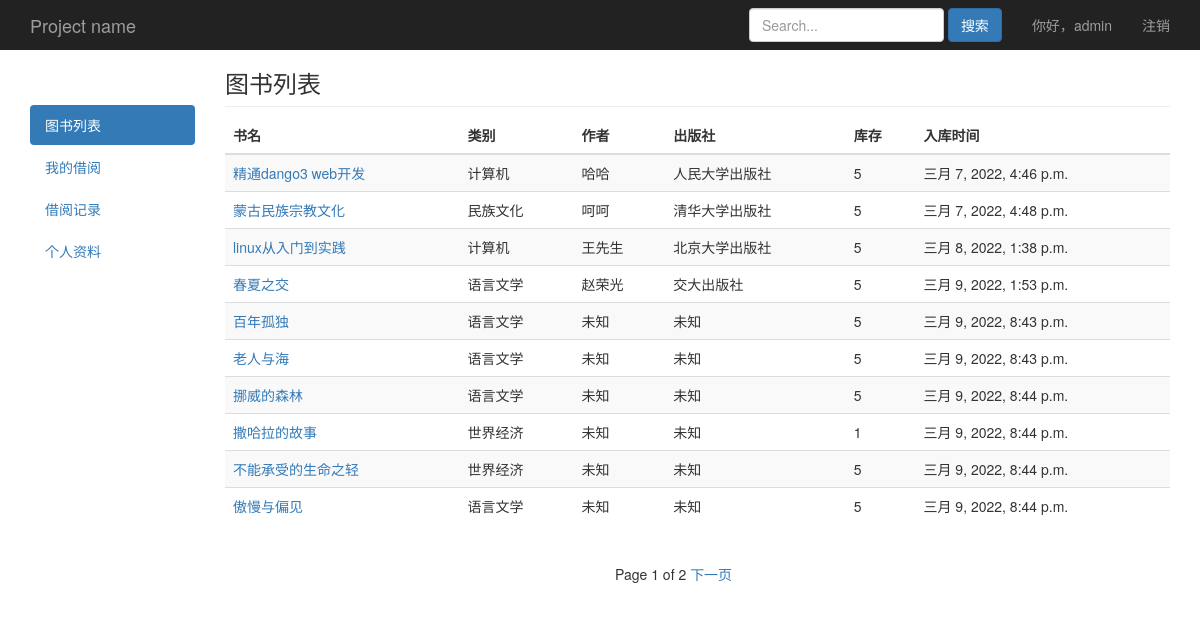
/book/list/ (signed in), run on an earlier commit of the app's database.
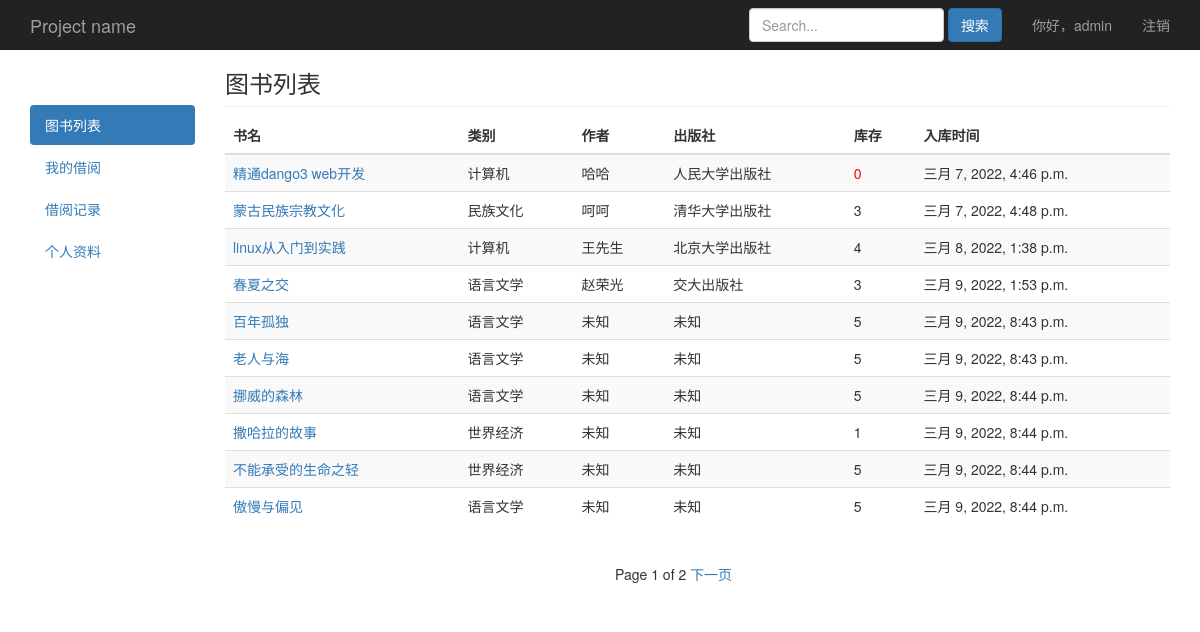
And on a later commit of the database.
### book/models.py (models this page shows, shortened)
class Book(models.Model):
    name = models.CharField(max_length=30,blank=False,verbose_name='书名')
    category = models.ForeignKey(Category,on_delete=models.CASCADE,default='',blank=False,related_name='books_category',verbose_name='类别')
    author = models.CharField(max_length=30,null=True,blank=False,verbose_name='作者')
    publisher = models.CharField(max_length=30,null=True,blank=False,verbose_name='出版社')
    count = models.IntegerField(default=1,verbose_name='库存')
    img = models.ImageField(upload_to='book_img/%Y/%m/%d/',blank=True,null=True,default='book_img/default.jpg',verbose_name='书籍图片')
    content = models.TextField(null=True,blank=True,verbose_name='内容简介')
    create_time = models.DateTimeField(auto_now_add=True,verbose_name='入库时间')
    class Meta:
        verbose_name_plural = '图书列表'

class Category(models.Model):
    name = models.CharField(max_length=20,blank=True,verbose_name='图书类别')
    class Meta:
        verbose_name_plural = '图书类别'
    def __str__(self):
        return self.name

### book/views.py (the view)
# urls.py: path('book/list/',views.list,name='book_list'),
@login_required
def list(request):
	obj_book = Book.objects.all()
	paginator = Paginator(obj_book,10)
	page = request.GET.get('page')
	try:
		obj_book = paginator.page(page)
	except PageNotAnInteger:
		obj_book = paginator.page(1)
	except EmptyPage:
		obj_book = paginator.page(paginator.num_pages)
	return render(request,'book/list.html',locals())

### book/models.py (called while the page is built)
    def __str__(self):
        return self.username

### book/templates/book/list.html (shortened to what this page needs)
{% extends "book/base.html" %}
{% block nav %}
<ul class="nav nav-pills nav-stacked">
  <li class="active"><a href="/">图书列表<span class="sr-only">(current)</span></a></li>
  <li><a href="/book/myborrow/">我的借阅</a></li>
  <li><a href="/book/record/">借阅记录</a></li>
  <li><a href="/book/usercenter/">个人资料</a></li>
</ul>
{% endblock %}
{% block content %}
<h3 class="sub-header">图书列表</h3>
<div class="table-responsive">
  <table class="table table-striped">
    <thead>
      <tr>
        <th>书名</th>
        <th>类别</th>
        <th>作者</th>
        <th>出版社</th>
        <th>库存</th>
        <th>入库时间</th>
      </tr>
    </thead>
    <tbody>
      {% for field in obj_book %}
      <tr>
        <td><a href="/book/{{field.id}}/detail/">{{field.name}}</a></td>
        <td>{{field.category}}</td>
        <td>{{field.author}}</td>
        <td>{{field.publisher}}</td>
        {% if field.count == 0 %}
        <td style="color:red">{{field.count}}</td>
        {% else %}
        <td>{{field.count}}</td>
        {% endif %}
        <td>{{field.create_time}}</td>
      </tr>
      {% endfor %}
    </tbody>
  </table>
</div>
{% endblock %}
{% block page %}
<div class="pagination">
  <span class="step-links">
    {% if obj_book.paginator.num_pages > 1 %}
    <span class="current">
      Page {{ obj_book.number }} of {{ obj_book.paginator.num_pages }}
    </span>
    {% endif %}
    {% if obj_book.has_next %}
    <a href="?page={{ obj_book.next_page_number }}">下一页</a>
    {% endif %}
  </span>
</div>
{% endblock %}

What changed in the data, as far as the page shows it:
changed Book "精通dango3 web开发": count "5" → "0"
changed Book "蒙古民族宗教文化": count "5" → "3"
changed Book "linux从入门到实践": count "5" → "4"
changed Book "春夏之交": count "5" → "3"
